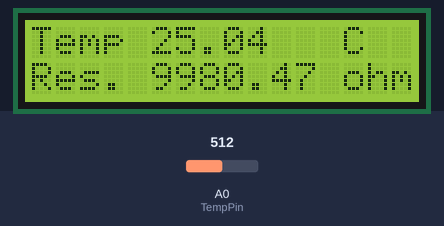
Simulated run of this sketch. Board: Arduino Uno, built with avr-gcc and run on an emulated ATmega328P. On the bench: 16×2 character LCD. The test bench sets the inputs (shaded band); at power-on: A0 (TempPin) = 512.

Above: at 1.2 s.
1.3 s: A0 (TempPin) set to 104
At 2.4 s:
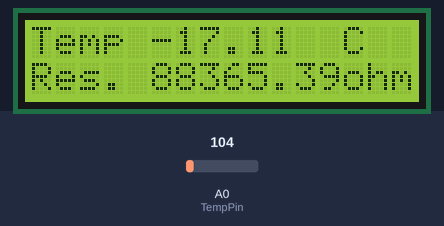
3.0 s: A0 (TempPin) set to 88
At 4.3 s:
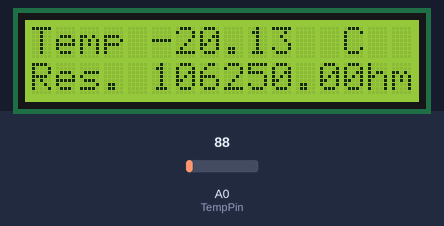
4.6 s: A0 (TempPin) set to 12
At 5.2 s:
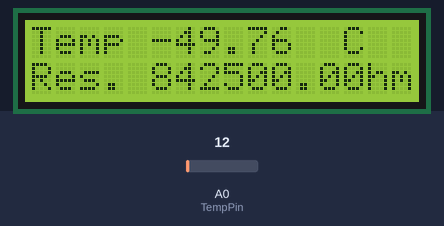
6.1 s: A0 (TempPin) set to 9
At 7.3 s:
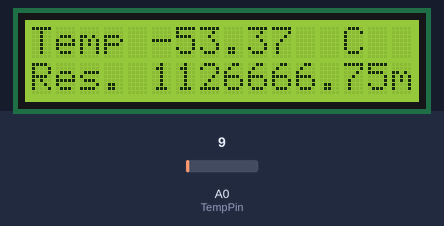
7.6 s: A0 (TempPin) set to 0
At 8.1 s:
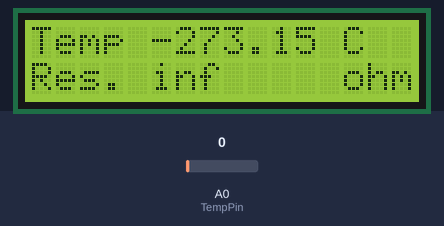
Timing chart, 0 to 10.1 s (numbered marks = the images above; inputs shaded):
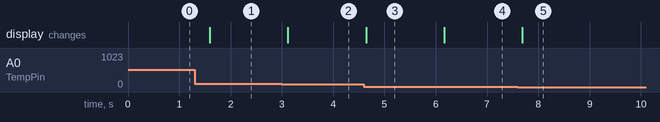

The sketch:

LCD_Thermistor.ino
```cpp
#include <LiquidCrystal.h>

#define TempPin 0

float B = 3950;
float T0 = 298.15;
float R0 = 10000;
float R1 = 10000;
int ReadVal = 0;

LiquidCrystal lcd(7, 8, 9, 10, 11,12);

void setup() {
  lcd.begin(16, 2);
}

void loop() {
  int ReadVal = analogRead(TempPin);
  float vout = (float)ReadVal/1023.0f*5.0f;
  float rth = (5.0f / vout - 1) * R1;
  float tempK = 1 / (1/B * log(rth/R0) + (1/T0));
  float tempC = tempK - 273.15;
  float tempF = (tempC + 9.0)/5.0 + 32.0;

  lcd.setCursor(0, 0);
  lcd.print("Temp         C");
  lcd.setCursor(5, 0);
  lcd.print(tempC);
  lcd.setCursor(0, 1);
  lcd.print("Res.         ohm  ");
  lcd.setCursor(5, 2);
  lcd.print(rth);
  delay(500);
}
```

Measured:
- the behaviour switches between 94 and 93 on A0 (TempPin) (found by bisection; images 1 and 2)
- the behaviour switches between 11 and 10 on A0 (TempPin) (found by bisection; images 3 and 4)
- after the input at 1.3 s, the display: changes after 0.29 s (image 1)
- after the input at 3.0 s, the display: changes after 0.12 s (image 2)
- after the input at 4.6 s, the display: changes at once (image 3)
- after the input at 6.1 s, the display: changes after 0.06 s (image 4)
- after the input at 7.6 s, the display: changes after 0.09 s (image 5)
